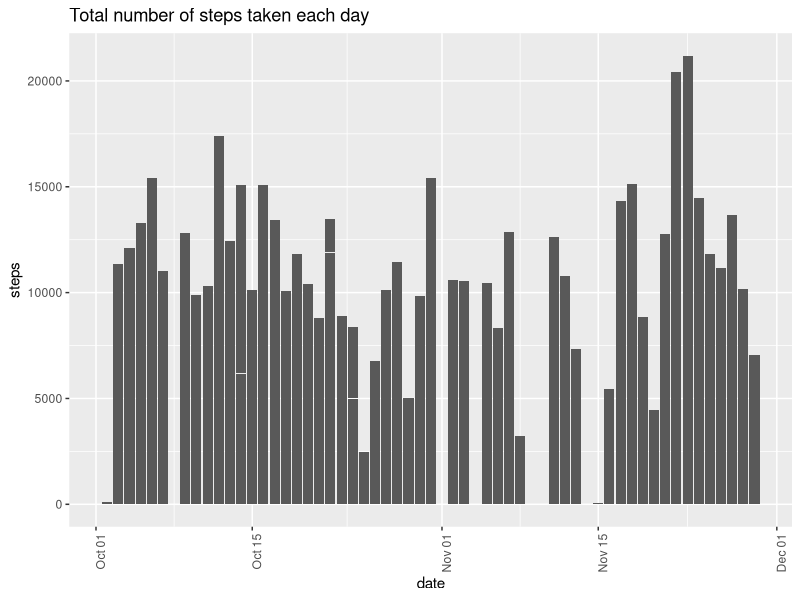
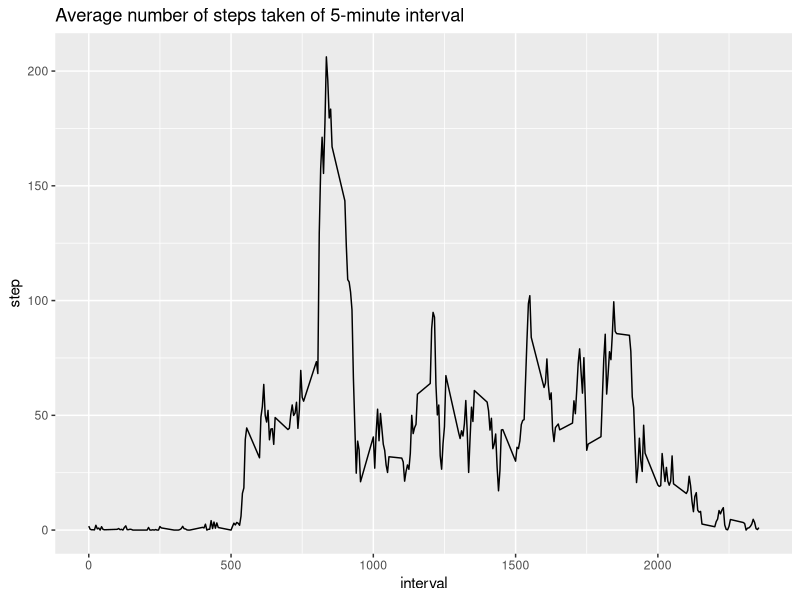
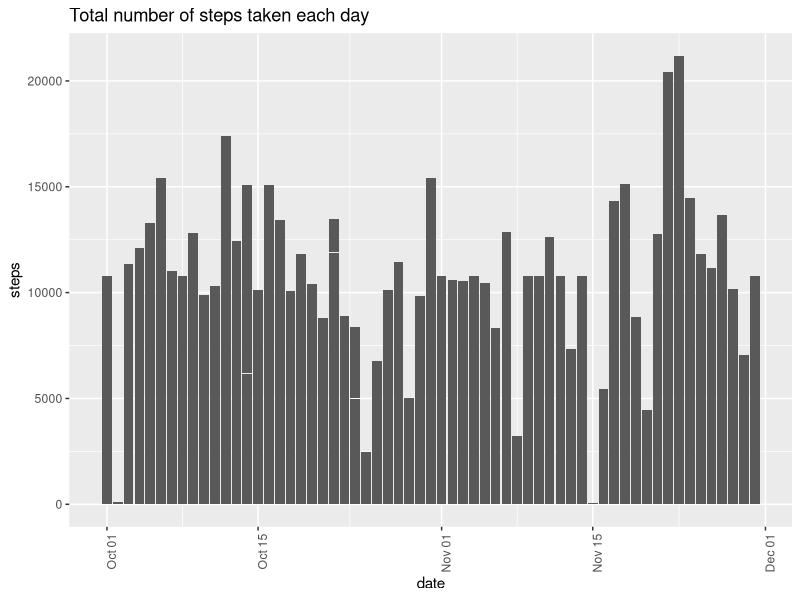
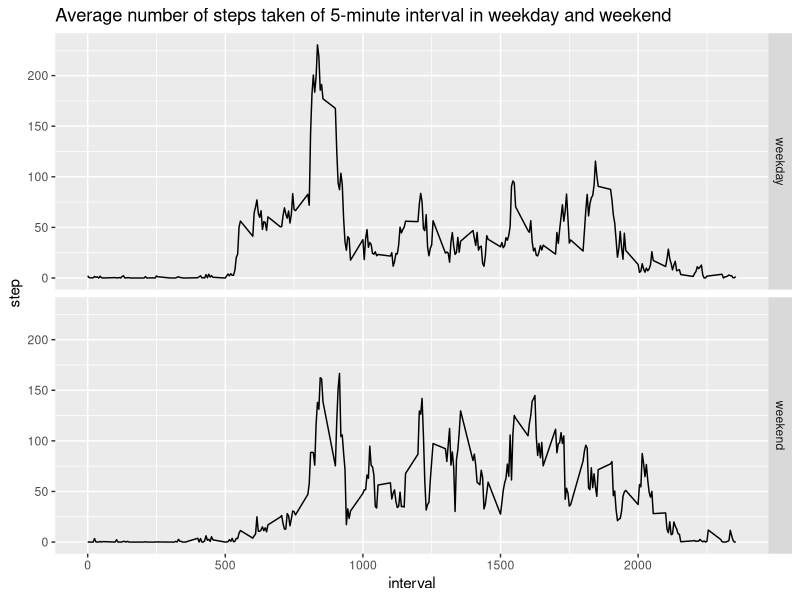

These figures' R source, in order:
## ---- chunk 1
setwd('D:/Data File/Coursera/Data Science-JHU/Reproducible research/Week 2/RepData_PeerAssessment1')
Sys.setlocale("LC_TIME", "English")
knitr::opts_chunk$set(echo = TRUE)
knitr::opts_chunk$set(comment = NA)
library(knitr)
library(dplyr)
library(ggplot2)
library(xtable)
## ---- chunk 2
df <- read.csv('activity.csv')
df$date <- as.Date(df$date)
str(df)
## ---- chunk 3
ggplot(df,aes(x = date,y = steps)) + geom_bar(na.rm = F,stat="identity") + theme(axis.text.x = element_text(angle = 90, hjust = 1)) + ggtitle('Total number of steps taken each day')
## ---- chunk 4
results <- df %>% group_by(as.character(date)) %>% mutate(t_steps = sum(steps,na.rm = T))
results <- data.frame(Mean_steps = mean(results$t_steps),Median_steps = median(results$t_steps))
results <- xtable(results)
names(results) <- c('Mean_steps','Median_steps' )
print(results,type = 'html')
## ---- chunk 5
df1 <- df %>% group_by(interval) %>% summarise(step = mean(steps,na.rm = T))
ggplot(df1,aes(x = interval,y = step)) + geom_line() + ggtitle('Average number of steps taken of 5-minute interval')
## ---- chunk 6
df1$interval[which(df1$step == max(df1$step))]
## ---- chunk 7
t_NA <- sum(is.na(df))
paste('The total number of missing values in the dataset is',t_NA,'.')
## ---- chunk 8
df_new <- df %>% group_by(interval) %>% mutate(steps = ifelse(is.na(steps),mean(steps,na.rm = T),steps))
head(df_new)
## ---- chunk 9
ggplot(df_new,aes(x = date,y = steps)) + geom_bar(na.rm = F,stat="identity") + theme(axis.text.x = element_text(angle = 90, hjust = 1)) + ggtitle('Total number of steps taken each day')
## ---- chunk 10
results_new <- df_new %>% group_by(as.character(date)) %>% mutate(t_steps = sum(steps,na.rm = T))
results_new <- data.frame(Mean_steps = mean(results_new$t_steps),Median_steps = median(results_new$t_steps))
results_new <- xtable(results_new)
names(results_new) <- c('Mean_steps','Median_steps' )
print(results_new,type = 'html')
## ---- chunk 11
weekday_list <- c('Monday', 'Tuesday', 'Wednesday', 'Thursday', 'Friday')
df_new1 <- df_new %>% mutate(weekday = weekdays(date)) %>% mutate(weekday = ifelse(weekday %in% weekday_list,'weekday','weekend'))
df_new1$weekday <- as.factor(df_new1$weekday)
## ---- chunk 12
df1_new <- df_new1 %>% group_by(interval,weekday) %>% summarise(step = mean(steps,na.rm = T))
ggplot(df1_new,aes(x = interval,y = step)) + geom_line() + facet_grid(weekday ~ .) + ggtitle('Average number of steps taken of 5-minute interval in weekday and weekend')
